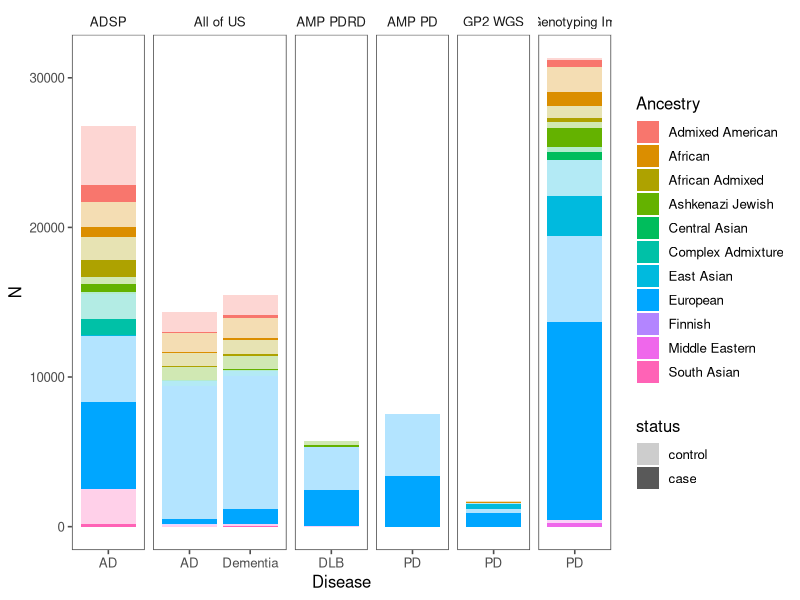
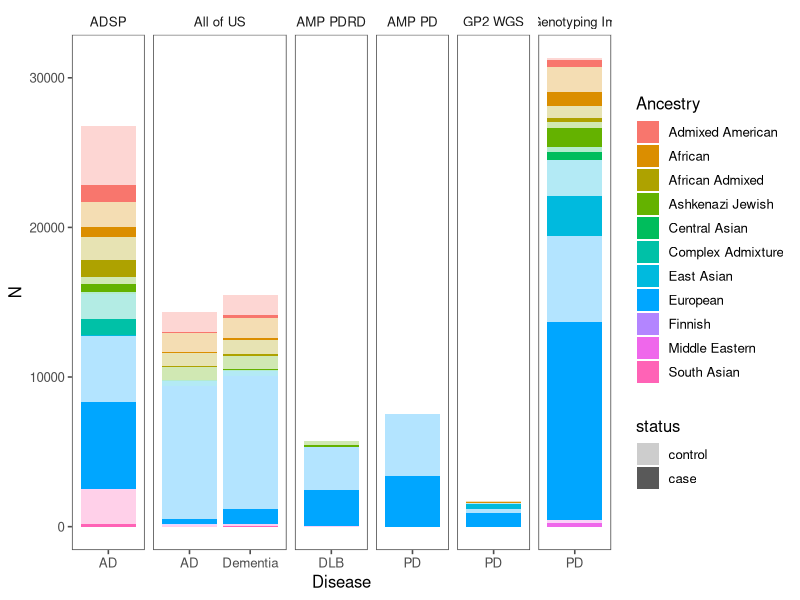
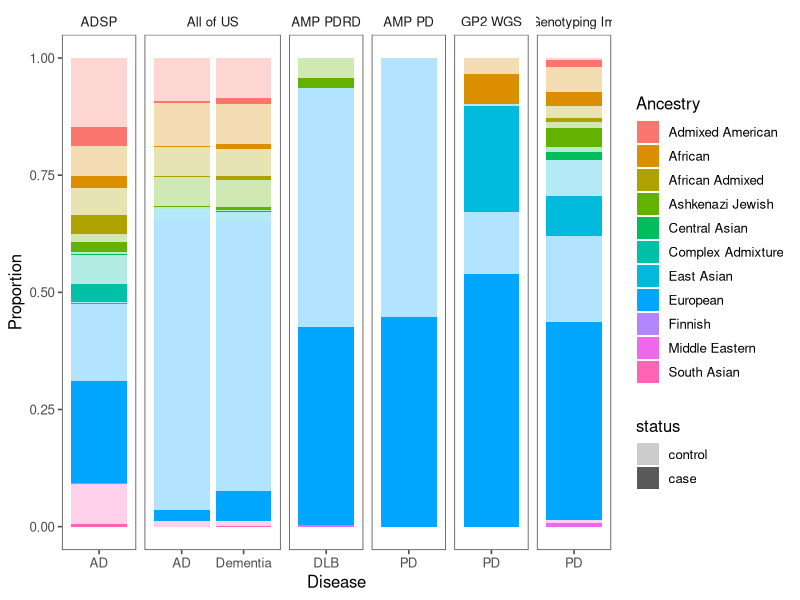
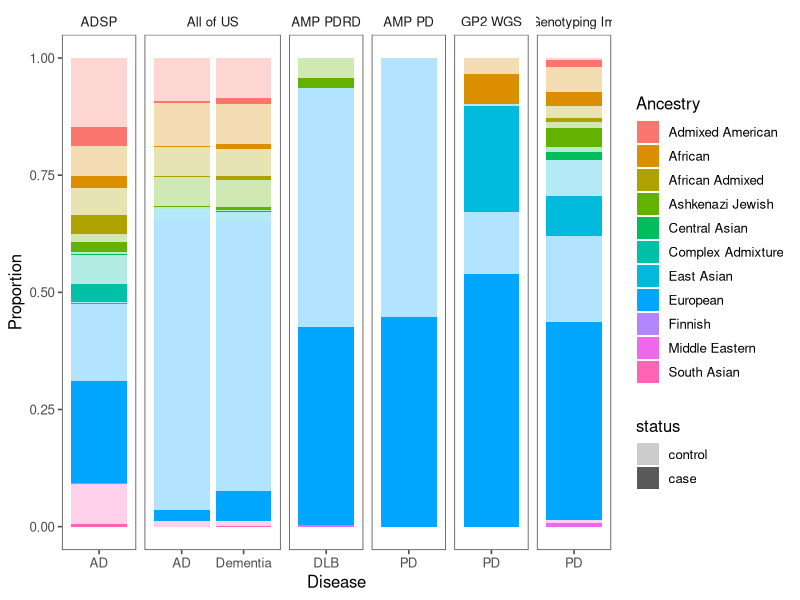

Write the R code that produced these figures, in order.
#!/usr/bin/env Rscript
library(ggplot2)
library(data.table)
library(ggthemes)

dat <- fread('cohort-data.txt')
dat[is.na(N), N := 0]
md1 <- dat[disease == 'AD and Dementia']
md1[, disease := 'AD']
md2 <- dat[disease == 'AD and Dementia']
md2[, disease := 'Dementia']

dat <- rbindlist(list(dat[disease != 'AD and Dementia'], md1, md2))

# Calculate relative proportion per cohort
dat[, cohort_total := sum(N), by=list(disease,cohort)]
dat[, proportion := N/cohort_total]
md1 <- dat[disease == 'AD and Dementia']
md1[, diease := 'AD']
md2 <- dat[disease == 'AD and Dementia']
md2[, diease := 'Dementia']
# Order control as first factor so it's the dark color, and case is semitransparent
dat[, status := factor(status, levels=c('control','case'))]

cohort_levels <- c('ADSP','All of US','AMP PDRD','AMP PD','GP2 WGS','GP2 Genotyping Imputed')
dat[, cohort := factor(cohort, levels=cohort_levels)]

# Plot with unscaled height
g1 <- ggplot(data=dat, aes(x=disease, y=N, alpha=status, fill=ancestry, group=ancestry)) +
    geom_bar(stat='identity') +
    facet_grid(.~cohort, scales='free_x', space='free_x') +
    scale_alpha_discrete(range=c(0.3,1)) +
    theme_few() +
    labs(x='Disease', y='N', fill='Ancestry')

# Plot as proportion
g2 <- ggplot(data=dat, aes(x=disease, y=proportion, alpha=status, fill=ancestry, group=ancestry)) +
    geom_bar(stat='identity') +
    facet_grid(.~cohort, scales='free_x', space='free_x') +
    scale_alpha_discrete(range=c(0.3,1)) +
    theme_few() +
    labs(x='Disease', y='Proportion', fill='Ancestry')


ggsave(g1, file='unscaled.png', width=40, height=20, units='cm', dpi=300)
ggsave(g1, file='unscaled.pdf', width=40, height=20, units='cm', dpi=300)
ggsave(g2, file='scaled.png', width=40, height=20, units='cm', dpi=300)
ggsave(g2, file='scaled.pdf', width=40, height=20, units='cm', dpi=300)

